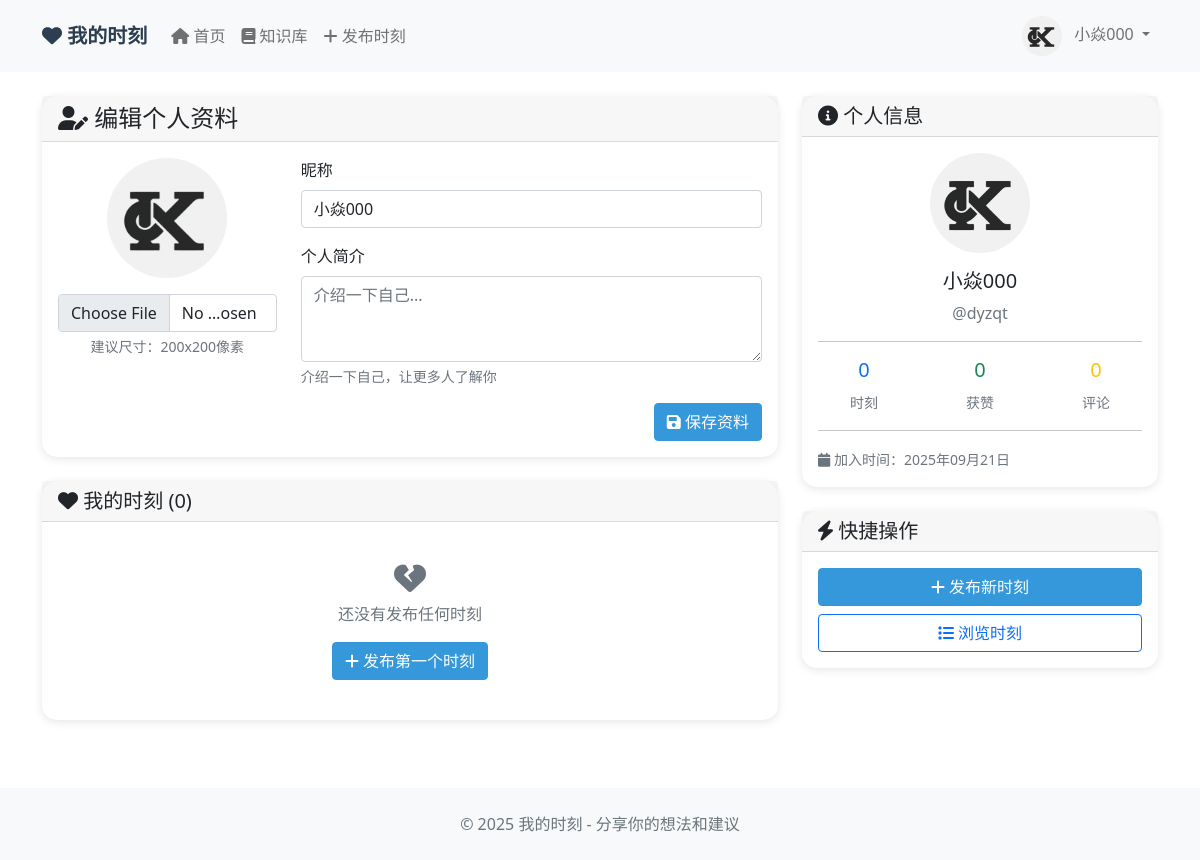
The app's page /moments/profile/ (signed in), older data.
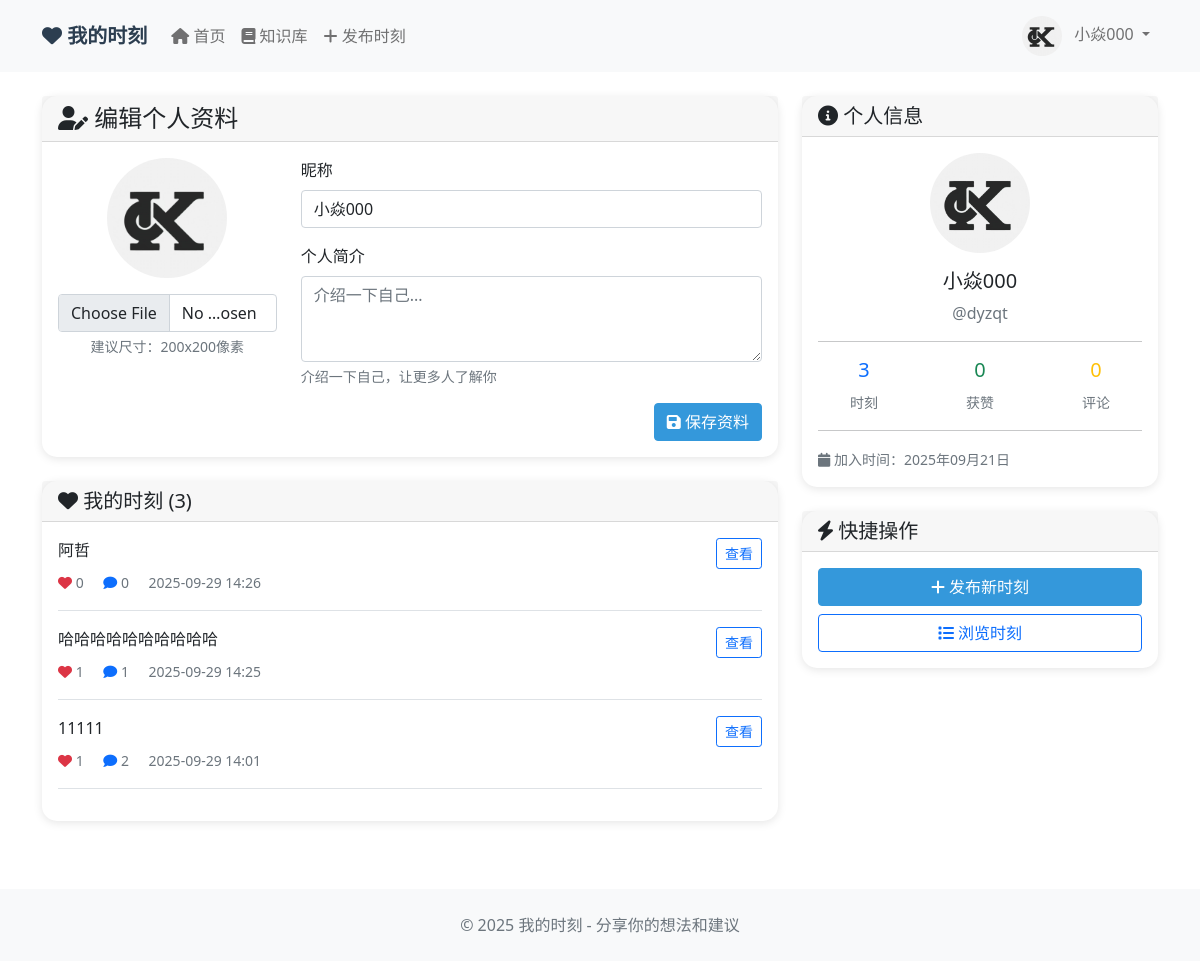
The same page, newer data.
### moments/models.py (models this page shows, shortened)
class UserProfile(models.Model):
    user = models.OneToOneField(User, on_delete=models.CASCADE, related_name='profile')
    nickname = models.CharField(max_length=50, blank=True, verbose_name='昵称')
    avatar = models.ImageField(upload_to='avatars/', blank=True, null=True, verbose_name='头像')
    bio = models.TextField(max_length=500, blank=True, verbose_name='个人简介')
    created_at = models.DateTimeField(auto_now_add=True, verbose_name='创建时间')
    class Meta:
        verbose_name = '用户资料'
        verbose_name_plural = '用户资料'

class Moment(models.Model):
    author = models.ForeignKey(User, on_delete=models.CASCADE, related_name='moments', verbose_name='作者')
    content = models.TextField(max_length=1000, verbose_name='内容')
    created_at = models.DateTimeField(auto_now_add=True, verbose_name='创建时间')
    updated_at = models.DateTimeField(auto_now=True, verbose_name='更新时间')
    likes_count = models.PositiveIntegerField(default=0, verbose_name='点赞数')
    comments_count = models.PositiveIntegerField(default=0, verbose_name='评论数')
    is_public = models.BooleanField(default=True, verbose_name='是否公开')

### moments/views.py (the view)
# urls.py: path('profile/', views.profile_view, name='profile'),
@login_required
def profile_view(request):
    profile, created = UserProfile.objects.get_or_create(user=request.user)
    user_moments = Moment.objects.filter(author=request.user).order_by('-created_at')
    if request.method == 'POST':
        form = UserProfileForm(request.POST, request.FILES, instance=profile)
        if form.is_valid():
            form.save()
            messages.success(request, '资料更新成功！')
            return redirect('moments:profile')
    else:
        form = UserProfileForm(instance=profile)
    context = {
        'profile': profile,
        'form': form,
        'user_moments': user_moments,
    }
    return render(request, 'moments/profile.html', context)

### moments/forms.py
class UserProfileForm(forms.ModelForm):
    nickname = forms.CharField(
        max_length=50,
        widget=forms.TextInput(attrs={
            'class': 'form-control',
            'placeholder': '请输入昵称'
        }),
        label='昵称'
    )
    bio = forms.CharField(
        max_length=500,
        required=False,
        widget=forms.Textarea(attrs={
            'class': 'form-control',
            'rows': 3,
            'placeholder': '介绍一下自己...'
        }),
        label='个人简介'
    )
    avatar = forms.ImageField(
        required=False,
        widget=forms.FileInput(attrs={
            'class': 'form-control',
            'accept': 'image/*'
        }),
        label='头像'
    )
    class Meta:
        model = UserProfile
        fields = ['nickname', 'bio', 'avatar']

### moments/templates/moments/profile.html (shortened to what this page needs)
{% extends 'moments/base.html' %}
{% block content %}
<div class="row">
    <div class="col-lg-8">
        <div class="card moment-card">
            <div class="card-header">
                <h4 class="mb-0"><i class="fas fa-user-edit"></i> 编辑个人资料</h4>
            </div>
            <div class="card-body">
                <form method="post" enctype="multipart/form-data">
                    <div class="row">
                        <div class="col-md-4 text-center mb-3">
                            {% if profile.avatar %}
                                <img src="{{ profile.avatar.url }}" class="avatar mb-3" style="width: 120px; height: 120px;">
                            {% else %}
                                <div class="avatar bg-primary text-white d-flex align-items-center justify-content-center mb-3 mx-auto" style="width: 120px; height: 120px;">
                                    <i class="fas fa-user fa-3x"></i>
                                </div>
                            {% endif %}
                            <div>
                                {{ form.avatar }}
                                <div class="form-text">建议尺寸：200x200像素</div>
                            </div>
                        </div>
                        <div class="col-md-8">
                            <div class="mb-3">
                                <label for="id_nickname" class="form-label">昵称</label>
                                {{ form.nickname }}
                            </div>
                            <div class="mb-3">
                                <label for="id_bio" class="form-label">个人简介</label>
                                {{ form.bio }}
                                <div class="form-text">介绍一下自己，让更多人了解你</div>
                            </div>
                        </div>
                    </div>
                    <div class="d-flex justify-content-end">
                        <button type="submit" class="btn btn-primary">
                            <i class="fas fa-save"></i> 保存资料
                        </button>
                    </div>
                </form>
            </div>
        </div>
        <div class="card moment-card mt-4">
            <div class="card-header">
                <h5 class="mb-0"><i class="fas fa-heart"></i> 我的时刻 ({{ user_moments.count }})</h5>
            </div>
            <div class="card-body">
                {% for moment in user_moments %}
                <div class="border-bottom pb-3 mb-3">
                    <div class="d-flex justify-content-between align-items-start">
                        <div class="flex-grow-1">
                            <p class="mb-2">{{ moment.content|truncatewords:20 }}</p>
                            <small class="text-muted">
                                <i class="fas fa-heart text-danger"></i> {{ moment.likes_count }}
                                <i class="fas fa-comment text-primary ms-3"></i> {{ moment.comments_count }}
                                <span class="ms-3">{{ moment.created_at|date:"Y-m-d H:i" }}</span>
                            </small>
                        </div>
                        <a href="{% url 'moments:moment_detail' moment.id %}" class="btn btn-outline-primary btn-sm">
                            查看
                        </a>
                    </div>
                </div>
                {% empty %}
                <div class="text-center py-4">
                    <i class="fas fa-heart-broken fa-2x text-muted mb-2"></i>
                    <p class="text-muted">还没有发布任何时刻</p>
                    <a href="{% url 'moments:create_moment' %}" class="btn btn-primary">
                        <i class="fas fa-plus"></i> 发布第一个时刻
                    </a>
                </div>
                {% endfor %}
            </div>
        </div>
    </div>
    <div class="col-lg-4">
        <div class="card moment-card">
            <div class="card-header">
                <h5 class="mb-0"><i class="fas fa-info-circle"></i> 个人信息</h5>
            </div>
            <div class="card-body">
                <div class="text-center">
                    {% if profile.avatar %}
                        <img src="{{ profile.avatar.url }}" class="avatar mb-3" style="width: 100px; height: 100px;">
                    {% else %}
                        <div class="avatar bg-primary text-white d-flex align-items-center justify-content-center mb-3 mx-auto" style="width: 100px; height: 100px;">
                            <i class="fas fa-user fa-2x"></i>
                        </div>
                    {% endif %}
                    <h5>{{ profile.nickname|default:user.username }}</h5>
                    <p class="text-muted">@{{ user.username }}</p>
                </div>
                <hr>
                <div class="row text-center">
                    <div class="col-4">
                        <h5 class="text-primary">{{ user_moments.count }}</h5>
                        <small class="text-muted">时刻</small>
                    </div>
                    <div class="col-4">
                        <h5 class="text-success">0</h5>
                        <small class="text-muted">获赞</small>
                    </div>
                    <div class="col-4">
                        <h5 class="text-warning">0</h5>
                        <small class="text-muted">评论</small>
                    </div>
                </div>
                <hr>
                <div class="text-muted">
                    <small>
                        <i class="fas fa-calendar"></i> 加入时间：{{ user.date_joined|date:"Y年m月d日" }}
                    </small>
                </div>
            </div>
        </div>
        <div class="card moment-card mt-4">
            <div class="card-header">
                <h5 class="mb-0"><i class="fas fa-bolt"></i> 快捷操作</h5>
            </div>
            <div class="card-body">
                <div class="d-grid gap-2">
                    <a href="{% url 'moments:create_moment' %}" class="btn btn-primary">
                        <i class="fas fa-plus"></i> 发布新时刻
                    </a>
                    <a href="{% url 'moments:moments_list' %}" class="btn btn-outline-primary">
                        <i class="fas fa-list"></i> 浏览时刻
                    </a>
                </div>
            </div>
        </div>
    </div>
</div>
{% endblock %}

### moments/templates/moments/base.html (shortened to what this page needs)
<!DOCTYPE html>
<html lang="zh-CN">
<head>
    <link href="https://cdn.jsdelivr.net/npm/bootstrap@5.1.3/dist/css/bootstrap.min.css" rel="stylesheet">
    <link href="https://cdnjs.cloudflare.com/ajax/libs/font-awesome/6.0.0/css/all.min.css" rel="stylesheet">
</head>
<body>
    <nav class="navbar navbar-expand-lg navbar-light bg-light">
        <div class="container">
            <a class="navbar-brand" href="{% url 'moments:moments_list' %}">
                <i class="fas fa-heart"></i> 我的时刻
            </a>
            <div class="collapse navbar-collapse" id="navbarNav">
                <ul class="navbar-nav me-auto">
                    <li class="nav-item">
                        <a class="nav-link" href="{% url 'moments:moments_list' %}">
                            <i class="fas fa-home"></i> 首页
                        </a>
                    </li>
                    <li class="nav-item">
                        <a class="nav-link" href="/">
                            <i class="fas fa-book"></i> 知识库
                        </a>
                    </li>
                    {% if user.is_authenticated %}
                    <li class="nav-item">
                        <a class="nav-link" href="{% url 'moments:create_moment' %}">
                            <i class="fas fa-plus"></i> 发布时刻
                        </a>
                    </li>
                    {% endif %}
                </ul>
                <ul class="navbar-nav">
                    {% if user.is_authenticated %}
                        <li class="nav-item dropdown">
                            <a class="nav-link dropdown-toggle" href="#" id="navbarDropdown" role="button" data-bs-toggle="dropdown">
                                {% if user.profile.avatar %}
                                    <img src="{{ user.profile.avatar.url }}" class="avatar me-2">
                                {% else %}
                                    <i class="fas fa-user-circle me-2"></i>
                                {% endif %}
                                {{ user.profile.nickname|default:user.username }}
                            </a>
                        </li>
                    {% endif %}
                </ul>
            </div>
        </div>
    </nav>
    <main class="container mt-4">
        {% block content %}
        {% endblock %}
    </main>
    <footer class="bg-light text-center py-4 mt-5">
        <div class="container">
            <p class="text-muted mb-0">&copy; 2025 我的时刻 - 分享你的想法和建议</p>
        </div>
    </footer>
</body>
</html>

### moments/templates/moments/base.html (style rules this page uses)
.moment-card { border: none; box-shadow: 0 2px 10px rgba(0,0,0,0.1); margin-bottom: 20px; border-radius: 15px; }
.navbar-brand { font-weight: bold; color: #2c3e50 !important; }
.btn-primary { background-color: #3498db; border-color: #3498db; }
.avatar { width: 40px; height: 40px; border-radius: 50%; object-fit: cover; }

Row changes from the older to the newer data that the page shows:
added Moment: content "阿哲", likes_count "0", comments_count "0", created_at "2025-09-29 14:26"
added Moment: content "哈哈哈哈哈哈哈哈哈哈", likes_count "1", comments_count "1", created_at "2025-09-29 14:25"
added Moment: content "11111", likes_count "1", comments_count "2", created_at "2025-09-29 14:01"
Text that changed along with them:
{{ user_moments.count }}: "0" → "3"
text no longer shown: "还没有发布任何时刻 发布第一个时刻"
